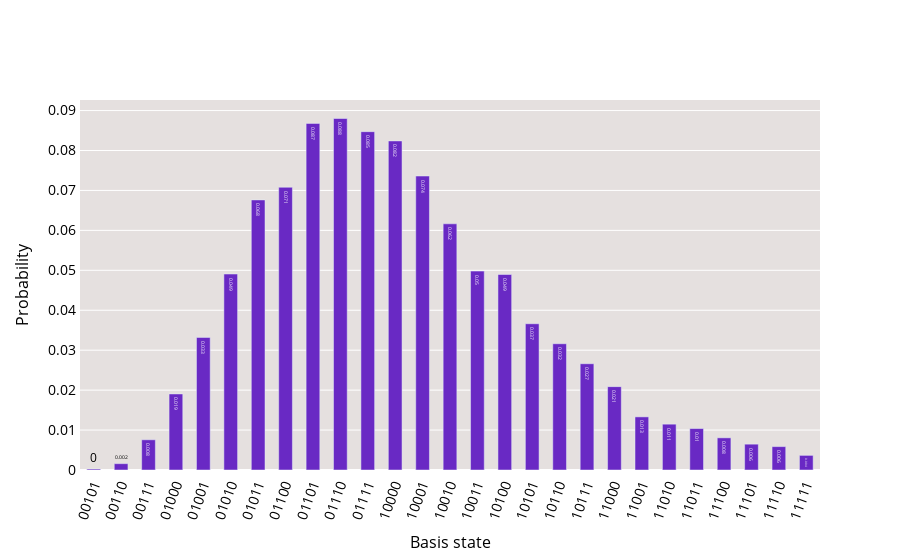

Write notebook code for a chart like this one.
### Code cell
probability_distribution(counts)

### Figure 1 — Plotly figure (JSON) as saved in the notebook; plotly's stock layout.template omitted (floating-point values rounded to 4 significant figures)
{"data": [{"hoverinfo": "text", "hovertext": ["<b>00101</b><br>P = 0.0", "<b>00110</b><br>P = 0.002", "<b>00111</b><br>P = 0.008", "<b>01000</b><br>P = 0.019", "<b>01001</b><br>P = 0.033", "<b>01010</b><br>P = 0.049", "<b>01011</b><br>P = 0.068", "<b>01100</b><br>P = 0.071", "<b>01101</b><br>P = 0.087", "<b>01110</b><br>P = 0.088", "<b>01111</b><br>P = 0.085", "<b>10000</b><br>P = 0.082", "<b>10001</b><br>P = 0.074", "<b>10010</b><br>P = 0.062", "<b>10011</b><br>P = 0.05", "<b>10100</b><br>P = 0.049", "<b>10101</b><br>P = 0.037", "<b>10110</b><br>P = 0.032", "<b>10111</b><br>P = 0.027", "<b>11000</b><br>P = 0.021", "<b>11001</b><br>P = 0.013", "<b>11010</b><br>P = 0.011", "<b>11011</b><br>P = 0.01", "<b>11100</b><br>P = 0.008", "<b>11101</b><br>P = 0.006", "<b>11110</b><br>P = 0.006", "<b>11111</b><br>P = 0.004"], "marker": {"color": "#6929c4"}, "name": "", "text": [0, 0.002, 0.008, 0.019, 0.033, 0.049, 0.068, 0.071, 0.087, 0.088, 0.085, 0.082, 0.074, 0.062, 0.05, 0.049, 0.037, 0.032, 0.027, 0.021, 0.013, 0.011, 0.01, 0.008, 0.006, 0.006, 0.004], "textposition": "auto", "type": "bar", "width": 0.5, "x": [0, 1, 2, 3, 4, 5, 6, 7, 8, 9, 10, 11, 12, 13, 14, 15, 16, 17, 18, 19, 20, 21, 22, 23, 24, 25, 26], "y": [0.0002441, 0.001587, 0.007568, 0.01904, 0.0332, 0.04907, 0.06763, 0.0708, 0.08679, 0.08801, 0.08472, 0.0824, 0.07361, 0.06165, 0.0498, 0.04895, 0.03662, 0.03162, 0.02661, 0.02087, 0.01331, 0.01147, 0.01038, 0.008057, 0.00647, 0.005859, 0.003662]}], "layout": {"font": {"color": "#000000"}, "paper_bgcolor": "#ffffff", "plot_bgcolor": "#e5e0df", "showlegend": false, "title": {"font": {"size": 18}, "x": 0.5}, "xaxis": {"linewidth": 1, "showline": true, "tickangle": -70, "tickfont": {"size": 14}, "ticktext": ["00101", "00110", "00111", "01000", "01001", "01010", "01011", "01100", "01101", "01110", "01111", "10000", "10001", "10010", "10011", "10100", "10101", "10110", "10111", "11000", "11001", "11010", "11011", "11100", "11101", "11110", "11111"], "tickvals": [0, 1, 2, 3, 4, 5, 6, 7, 8, 9, 10, 11, 12, 13, 14, 15, 16, 17, 18, 19, 20, 21, 22, 23, 24, 25, 26], "title": {"font": {"size": 16}, "text": "Basis state"}}, "yaxis": {"linewidth": 1, "showline": true, "tickfont": {"size": 14}, "title": {"font": {"size": 16}, "text": "Probability"}}}}
